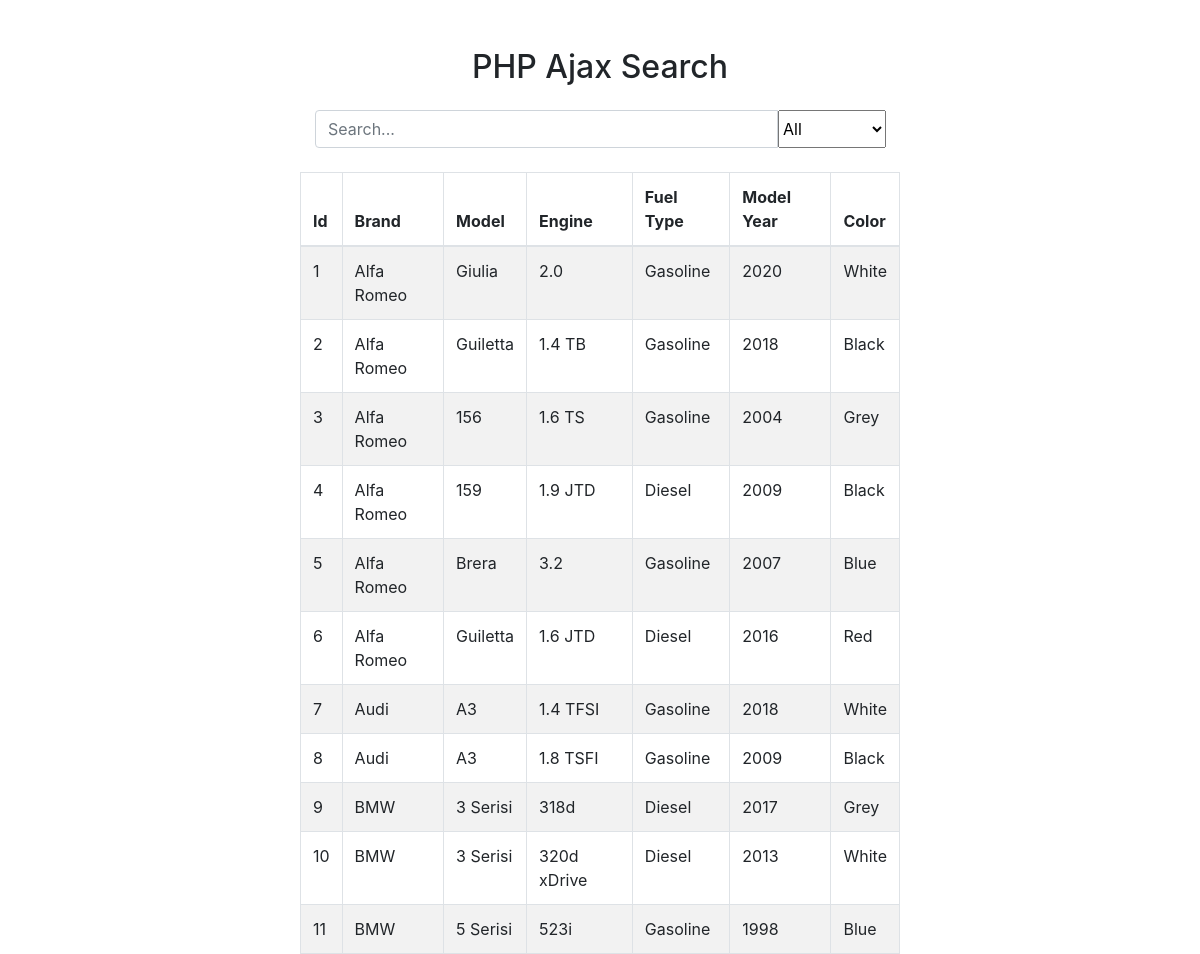
The page / on the database its author committed.
### tables this page shows
CREATE TABLE `cars` (
  `id` INT(11) UNSIGNED NOT NULL AUTO_INCREMENT,
  `brand` VARCHAR(50) DEFAULT NULL,
  `model` VARCHAR(50) DEFAULT NULL,
  `engine` VARCHAR(50) DEFAULT NULL,
  `fuel_type` VARCHAR(70) DEFAULT NULL,
  `model_year` VARCHAR(50) DEFAULT NULL,
  `color` INT(11) DEFAULT NULL,
  PRIMARY KEY (`id`)
);

CREATE TABLE `colors` (
  `id` INT(11) UNSIGNED NOT NULL AUTO_INCREMENT,
  `color` VARCHAR(50) DEFAULT NULL,
  PRIMARY KEY (`id`)
);

### list.php (the view)
<?php
    require("config.php");
    $query = "SELECT ca.*, c.color
    FROM cars AS ca
    JOIN colors AS c ON c.id = ca.color";
    $result = mysqli_query($con, $query);
?>
<table class="table table-bordered table-striped mt-4" style="max-width: 50%;margin: 0 auto;">
    <thead>
        <tr>
            <th>Id</th>
            <th>Brand</th>
            <th>Model</th>
            <th>Engine</th>
            <th>Fuel Type</th>
            <th>Model Year</th>
            <th>Color</th>
        </tr>
    </thead>
    <tbody>
        <?php
        $rows = mysqli_fetch_all($result, MYSQLI_ASSOC);
        foreach ($rows as $row) {
            $id         = $row['id'];
            $brand      = $row['brand'];
            $model      = $row['model'];
            $engine     = $row['engine'];
            $fuel_type  = $row['fuel_type'];
            $model_year = $row['model_year'];
            $color      = $row['color'];
        ?>
            <tr>
                <td><?php echo $id; ?></td>
                <td><?php echo $brand; ?></td>
                <td><?php echo $model; ?></td>
                <td><?php echo $engine; ?></td>
                <td><?php echo $fuel_type; ?></td>
                <td><?php echo $model_year; ?></td>
                <td><?php echo $color; ?></td>
            </tr>
        <?php } ?>
    </tbody>
</table>

### index.php (shortened to what this page needs)
<!DOCTYPE html>
<html lang="en">
<head>
    <link rel="stylesheet" href="https://cdn.jsdelivr.net/npm/bootstrap@4.6.1/dist/css/bootstrap.min.css">
</head>
<body>
    <div class="container" style="max-width: 50%;">
        <div class="text-center mt-5 mb-4">
            <h2>PHP Ajax Search</h2>
        </div>
        <div class="input-group mt-3 mb-3">
            <input type="text" class="form-control" name="ajax_search" id="ajax_search" autocomplete="off" placeholder="Search...">
            <select class="input-group-prepend" name="filter" id="filter">
                <option value="all">All</option>
            </select>
        </div>
    </div>
    <div id="search_result">
       <?php include('list.php'); ?>
    </div>
</body>
</html>

### rows shown on the page
cars: id "1", brand "Alfa Romeo", model "Giulia", engine "2.0", fuel_type "Gasoline", model_year "2020", colors.color "White"
cars: id "2", brand "Alfa Romeo", model "Guiletta", engine "1.4 TB", fuel_type "Gasoline", model_year "2018", colors.color "Black"
cars: id "3", brand "Alfa Romeo", model "156", engine "1.6 TS", fuel_type "Gasoline", model_year "2004", colors.color "Grey"
cars: id "4", brand "Alfa Romeo", model "159", engine "1.9 JTD", fuel_type "Diesel", model_year "2009", colors.color "Black"
cars: id "5", brand "Alfa Romeo", model "Brera", engine "3.2", fuel_type "Gasoline", model_year "2007", colors.color "Blue"
cars: id "6", brand "Alfa Romeo", model "Guiletta", engine "1.6 JTD", fuel_type "Diesel", model_year "2016", colors.color "Red"
cars: id "7", brand "Audi", model "A3", engine "1.4 TFSI", fuel_type "Gasoline", model_year "2018", colors.color "White"
cars: id "8", brand "Audi", model "A3", engine "1.8 TSFI", fuel_type "Gasoline", model_year "2009", colors.color "Black"
cars: id "9", brand "BMW", model "3 Serisi", engine "318d", fuel_type "Diesel", model_year "2017", colors.color "Grey"
cars: id "10", brand "BMW", model "3 Serisi", engine "320d xDrive", fuel_type "Diesel", model_year "2013", colors.color "White"
cars: id "11", brand "BMW", model "5 Serisi", engine "523i", fuel_type "Gasoline", model_year "1998", colors.color "Blue"
